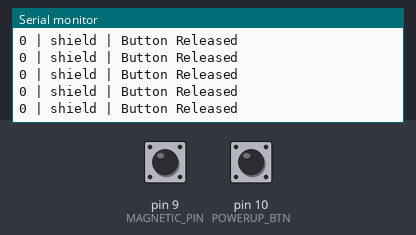
This sketch was run on a simulated Arduino Uno, built with avr-gcc and run on an emulated ATmega328P. Shown: the last lines printed to the serial monitor. The inputs (shaded band) are chosen by the test bench; at power-on: pin 9 (MAGNETIC_PIN) HIGH, pin 10 (POWERUP_BTN) HIGH.

Above: at 1.2 s.
1.3 s: pin 9 (MAGNETIC_PIN) pulled LOW for 0.15 s
At 2.3 s:
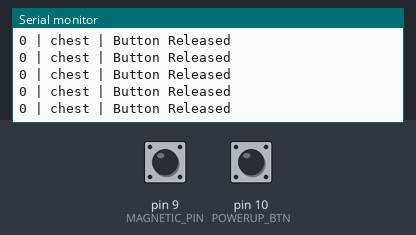
3.2 s: pin 10 (POWERUP_BTN) pulled LOW for 0.15 s
6.3 s: pin 9 (MAGNETIC_PIN) pulled LOW for 1 s
At 6.8 s:
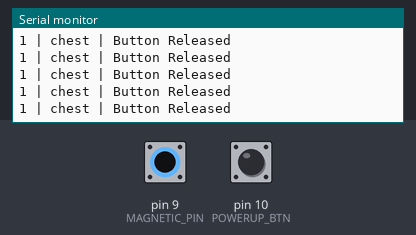

Measured:
- after the input at 1.3 s, the serial monitor: prints a new line after 0.07 s (image 1)
- after the input at 6.3 s, the serial monitor: prints a new line after 0.08 s (image 2)

The sketch:

semiFinalBarrel.ino
```cpp
const int MAGNETIC_PIN = 9;
const int POWERUP_BTN = 10;    // Arcade button
const char* POWERUPS[] = {
  "shield",
  "chest",
  "helmet"
};
const int MAX_SPINS = 10;


//Vars
int spinCount = 0;
bool magnetDetected = false;
bool powerupSelected = false;
bool buttonPressedLast = false;
int i = 0;
String selectedPowerup = POWERUPS[i];


void setup() {
  Serial.begin(9600);

  //magnet sensor setup
  pinMode(MAGNETIC_PIN, INPUT_PULLUP);

  // arcade button setup
  pinMode(POWERUP_BTN, INPUT_PULLUP);


}

void loop() {
  int buttonState = digitalRead(POWERUP_BTN);

  if(powerupSelected == false) {
    spinCount = 0;
    Serial.print(spinCount);
    Serial.print(" | ");

    int state = digitalRead(MAGNETIC_PIN);

    if (state == LOW && !magnetDetected) {
      magnetDetected = true;
      i = (i == 2) ? 0 : i + 1;
    }
    else if (state == HIGH && magnetDetected) {
      magnetDetected = false;
    }

    selectedPowerup = POWERUPS[i];

    Serial.print(selectedPowerup);
    Serial.print(" | ");

    if (buttonState == LOW && !buttonPressedLast) {
      Serial.println("Button Pressed");
      powerupSelected = true;
    } else {
      Serial.println("Button Released");
    }
  }
  else {
    //magnet spin
    int state = digitalRead(MAGNETIC_PIN);

    if (state == LOW && !magnetDetected) {
      magnetDetected = true;
      spinCount++;
    }
    else if (state == HIGH && magnetDetected) {
      magnetDetected = false;
    }

    Serial.print(spinCount);
    Serial.print(" | ");

    Serial.print(selectedPowerup);
    Serial.print( " | ");

    if(spinCount >= MAX_SPINS) spinCount = MAX_SPINS;

    //arcade button press
    if (buttonState == LOW && !buttonPressedLast && spinCount == MAX_SPINS) {
      Serial.println("Button Pressed");
      powerupSelected = false;
      i = 0;
    } else {
      Serial.println("Button Released");
    }
  }
  buttonPressedLast = (buttonState == LOW);


}
```
